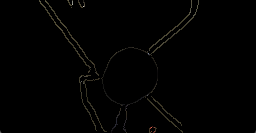
#> input picture src/soham_lanes/ittoo.png, 256 x 133 px
$ python removeobs.py
#> lines starting #> are read from the running program, lines starting #| are printed output that depends on the picture
import cv2
import numpy as np
from matplotlib import pyplot as plt

img = cv2.imread('ittoo.png')
#> img is the input picture: shape (133, 256, 3); mean B, G, R 1.3, 1.7, 1.8

hsv = cv2.cvtColor(img, cv2.COLOR_BGR2HSV)
#> hsv: shape (133, 256, 3); mean H, S, V 1.1, 2.3, 1.8
# define range of required pixels in HSV
lower_d = np.array([0,0,0])
upper_d = np.array([255,255,70])

# Thresholding
darkmask = cv2.inRange(hsv, lower_d, upper_d)
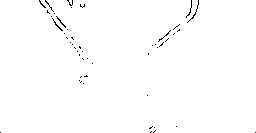
#> darkmask: shape (133, 256); 99.3% white; black in thin lines or dots
dst = cv2.bitwise_and(img,img,mask = darkmask)

cv2.imshow('roadrunner',dst)
cv2.waitKey(0)
cv2.destroyAllWindows()
